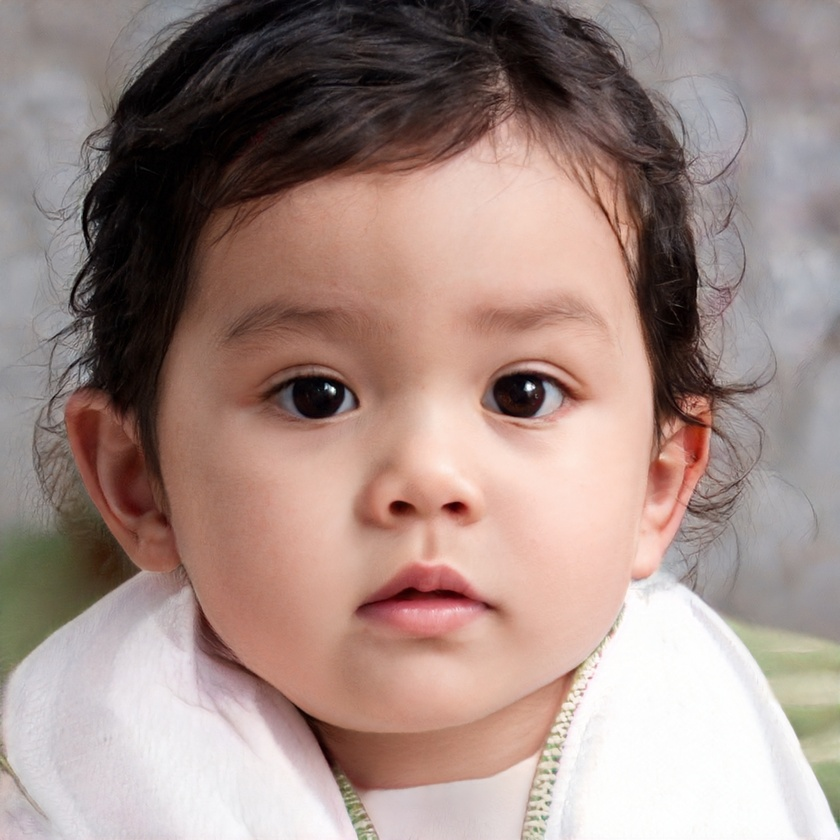
#> input picture testImage.jpg, 840 x 840 px, shrunk from 1024 x 1024 before the run, given in place of the camera
$ python controlMouseInPython.py
#> lines starting #> are read from the running program, lines starting #| are printed output that depends on the picture; after the words box and inside, x2 and y2 are one past the last pixel; in counts of white or black regions, pixels touching at a corner belong together
import cv2
import numpy as np
import pyautogui

cap = cv2.VideoCapture(0)
color_lower = np.array([22, 93, 0])
color_upper = np.array([45, 255, 255])
prev_y = 0

while True:
    ret, frame = cap.read()
#> frame is the input picture: shape (840, 840, 3); mean B, G, R 132.4, 138.9, 161.3
    hsv = cv2.cvtColor(frame, cv2.COLOR_BGR2HSV)
#> hsv: shape (840, 840, 3); mean H, S, V 52.7, 58.7, 161.8
    mask = cv2.inRange(hsv, color_lower, color_upper)
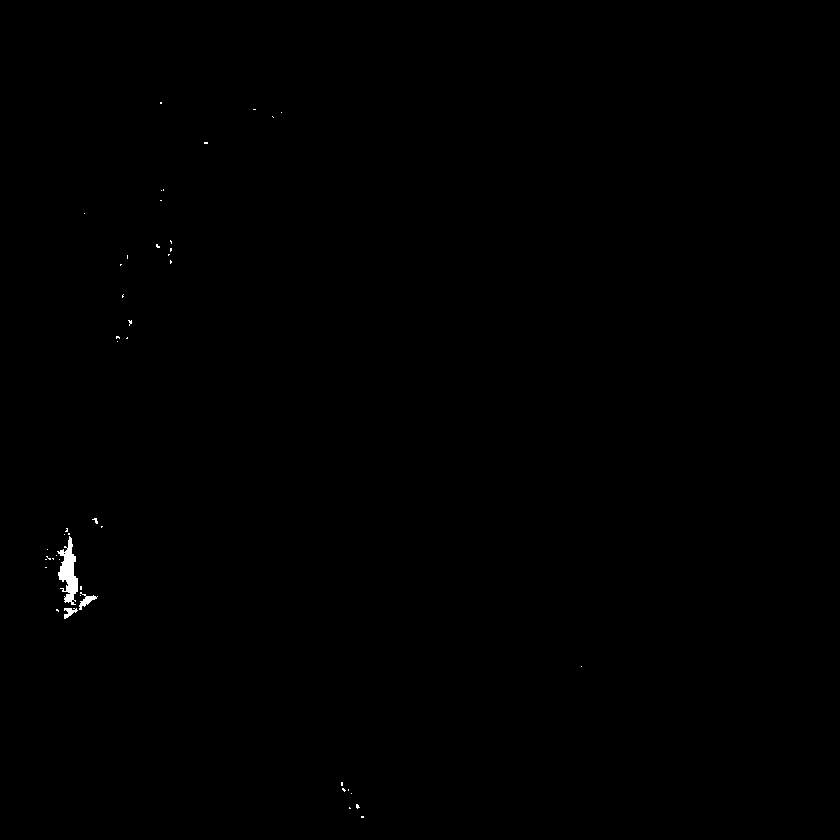
#> mask: shape (840, 840); 0.16% white; 47 white regions (44 under 20 px)
    contours, hierarchy = cv2.findContours(mask, cv2.RETR_EXTERNAL, cv2.CHAIN_APPROX_SIMPLE)
#> contours = 47 contours, 44 with area under 20; largest, box (x1, y1, x2, y2) and area: (57, 536, 78, 605) 624, (79, 592, 98, 610) 88, (64, 608, 78, 619) 58
    for c in contours:
        area = cv2.contourArea(c)
        if area > 300:
            x, y, w, h = cv2.boundingRect(c)
            cv2.rectangle(frame, (x, y), (x + w, y + h), (0, 255, 0), 2)
            if prev_y - y > 10:
                pyautogui.press('down')
                # print('moving down')
            prev_y = y
#> this loop made 47 passes
#> (area, x, y, w, h, prev_y) on pass 21: (623.5, 57, 536, 21, 69, 536)
#> area on passes 10, 12: 57.5, 88.5
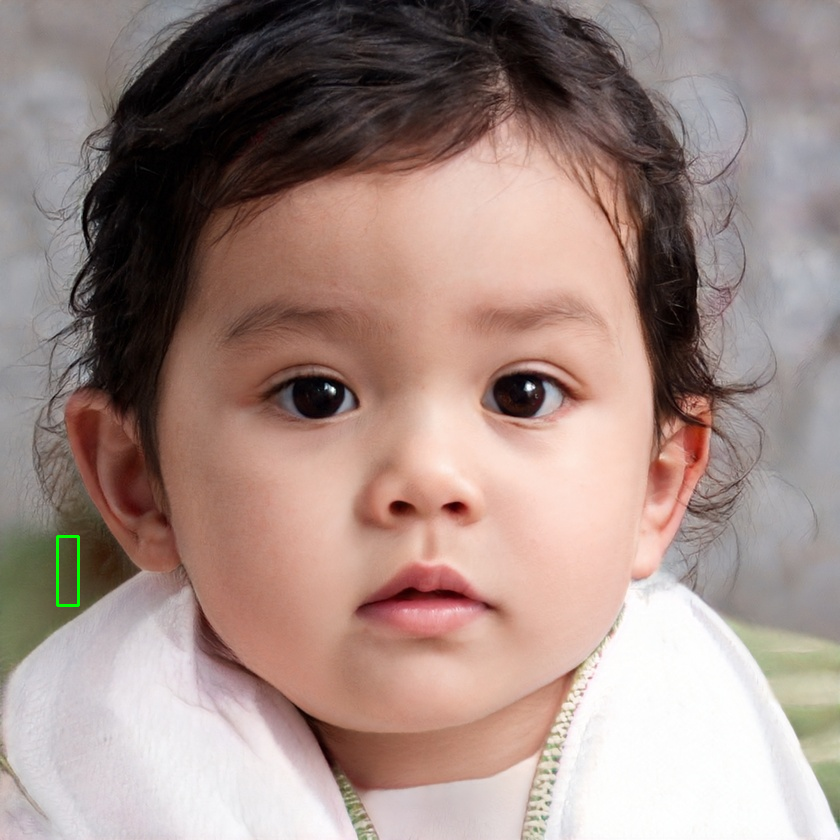
#> frame: shape (840, 840, 3); 0.08% of pixels changed, all inside (x1, y1, x2, y2) = (56, 535, 80, 607)
            # print(area)
            # cv2.drawContours(frame, c, -1, (0, 255, 0), 2)
    cv2.imshow('frame', frame)
    # cv2.imshow('mask', mask)
    key = cv2.waitKey(20)
#> (key Esc is pressed here)
    if key == 27:
        break

cap.release()
cv2.destroyAllWindows()
